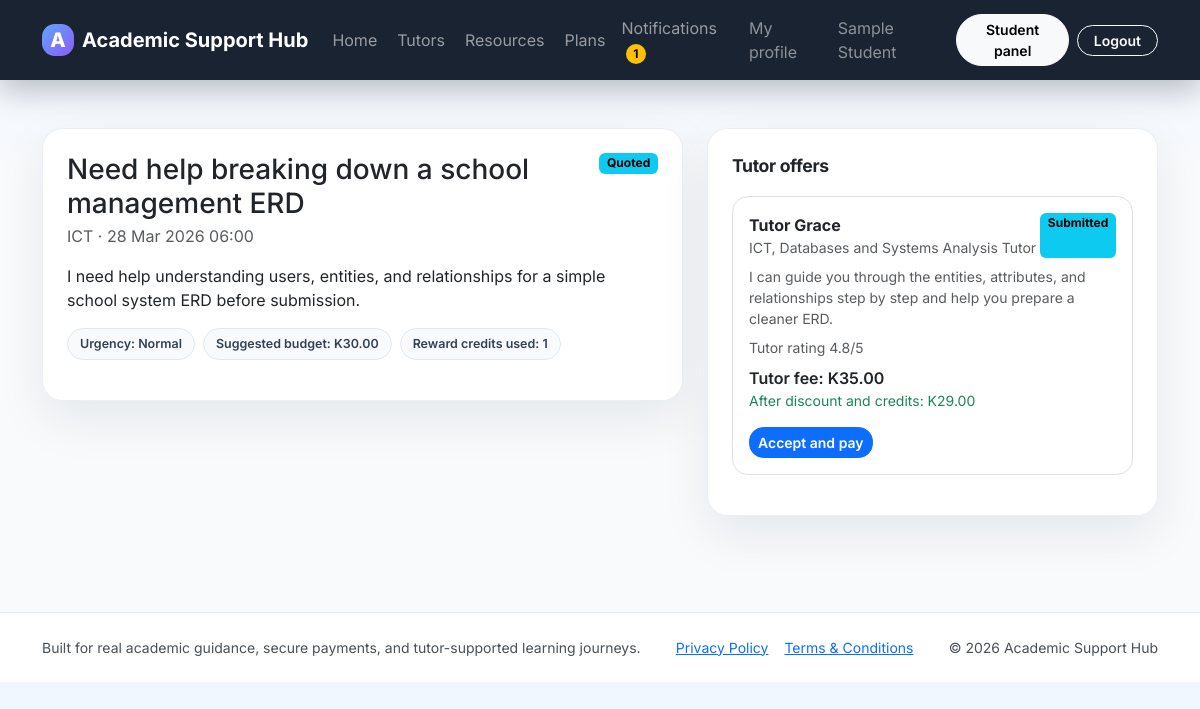
/student/request_view.php?id=1 (signed in), run on the app's committed database.
### tables this page shows
CREATE TABLE settings (
    id INT UNSIGNED AUTO_INCREMENT PRIMARY KEY,
    setting_key VARCHAR(100) NOT NULL UNIQUE,
    setting_value TEXT NOT NULL
);

CREATE TABLE users (
    id INT UNSIGNED AUTO_INCREMENT PRIMARY KEY,
    name VARCHAR(150) NOT NULL,
    email VARCHAR(190) NOT NULL UNIQUE,
    password VARCHAR(255) NOT NULL,
    role ENUM('admin','student','tutor') NOT NULL DEFAULT 'student',
    phone_number VARCHAR(25) NULL,
    university VARCHAR(190) NULL,
    bio TEXT NULL,
    avatar_path VARCHAR(255) NULL,
    created_at TIMESTAMP NOT NULL DEFAULT CURRENT_TIMESTAMP
);

CREATE TABLE help_requests (
    id INT UNSIGNED AUTO_INCREMENT PRIMARY KEY,
    student_id INT UNSIGNED NOT NULL,
    selected_tutor_id INT UNSIGNED NULL,
    accepted_offer_id INT UNSIGNED NULL,
    subject VARCHAR(100) NOT NULL,
    title VARCHAR(190) NOT NULL,
    details TEXT NOT NULL,
    urgency ENUM('normal','urgent') NOT NULL DEFAULT 'normal',
    suggested_budget DECIMAL(10,2) NOT NULL DEFAULT 0,
    reward_credits_to_use INT UNSIGNED NOT NULL DEFAULT 0,
    attachment_path VARCHAR(255) NULL,
    status ENUM('open','quoted','accepted','awaiting_payment','payment_pending','in_progress','completed','cancelled') NOT NULL DEFAULT 'open',
    created_at TIMESTAMP NOT NULL DEFAULT CURRENT_TIMESTAMP,
    CONSTRAINT fk_help_requests_student FOREIGN KEY (student_id) REFERENCES users(id) ON DELETE CASCADE,
    CONSTRAINT fk_help_requests_tutor FOREIGN KEY (selected_tutor_id) REFERENCES users(id) ON DELETE SET NULL
);

CREATE TABLE help_offers (
    id INT UNSIGNED AUTO_INCREMENT PRIMARY KEY,
    request_id INT UNSIGNED NOT NULL,
    tutor_id INT UNSIGNED NOT NULL,
    offered_amount DECIMAL(10,2) NOT NULL,
    message TEXT NOT NULL,
    status ENUM('submitted','accepted','rejected','withdrawn') NOT NULL DEFAULT 'submitted',
    created_at TIMESTAMP NOT NULL DEFAULT CURRENT_TIMESTAMP,
    CONSTRAINT fk_help_offers_request FOREIGN KEY (request_id) REFERENCES help_requests(id) ON DELETE CASCADE,
    CONSTRAINT fk_help_offers_tutor FOREIGN KEY (tutor_id) REFERENCES users(id) ON DELETE CASCADE
);

CREATE TABLE tutor_profiles (
    id INT UNSIGNED AUTO_INCREMENT PRIMARY KEY,
    user_id INT UNSIGNED NOT NULL UNIQUE,
    headline VARCHAR(190) NOT NULL,
    bio TEXT NOT NULL,
    subjects VARCHAR(255) NOT NULL,
    qualification_details TEXT NULL,
    starting_price DECIMAL(10,2) NOT NULL DEFAULT 25.00,
    min_offer_price DECIMAL(10,2) NOT NULL DEFAULT 15.00,
    rating_average DECIMAL(3,2) NOT NULL DEFAULT 0,
    total_reviews INT UNSIGNED NOT NULL DEFAULT 0,
    total_sessions INT UNSIGNED NOT NULL DEFAULT 0,
    is_verified TINYINT(1) NOT NULL DEFAULT 0,
    created_at TIMESTAMP NOT NULL DEFAULT CURRENT_TIMESTAMP,
    CONSTRAINT fk_tutor_profiles_user FOREIGN KEY (user_id) REFERENCES users(id) ON DELETE CASCADE
);

### includes/bootstrap.php (called while the page is built, shortened)
<?php
require_once __DIR__ . '/../config/config.php';
require_once __DIR__ . '/functions.php';
refresh_current_user();

### student/request_view.php (the view, shortened to what this page needs)
<?php
require_once __DIR__ . '/../includes/bootstrap.php';
$requestId = (int) ($_GET['id'] ?? 0);
$request = help_request_by_id($requestId);
$offersStmt = $pdo->prepare("SELECT ho.*, u.name AS tutor_name, tp.headline, tp.rating_average FROM help_offers ho INNER JOIN users u ON u.id = ho.tutor_id INNER JOIN tutor_profiles tp ON tp.user_id = ho.tutor_id WHERE ho.request_id = :request_id ORDER BY ho.id DESC"); $offersStmt->execute(['request_id'=>$requestId]); $offers = $offersStmt->fetchAll();
$session = session_by_request($requestId); $payment = payment_for_request($requestId); $messages=[]; $existingRating=0;
include __DIR__ . '/../includes/header.php';
?>
<div class="row g-4">
    <div class="col-lg-7">
        <div class="card card-soft p-4 mb-3">
            <div class="d-flex justify-content-between align-items-start gap-3"><div><h1 class="h3 mb-1"><?= e($request['title']) ?></h1><div class="text-muted mb-3"><?= e($request['subject']) ?> · <?= e(relative_time($request['created_at'])) ?></div></div><?= status_badge($request['status']) ?></div>
            <div class="mb-3"><?= nl2br(e($request['details'])) ?></div>
            <div class="d-flex flex-wrap gap-2 small text-muted mb-3"><span class="info-chip">Urgency: <?= e(ucfirst($request['urgency'])) ?></span><span class="info-chip">Suggested budget: <?= money($request['suggested_budget']) ?></span><span class="info-chip">Reward credits used: <?= (int)$request['reward_credits_to_use'] ?></span></div>
        </div>
    </div>
    <div class="col-lg-5">
        <div class="card card-soft p-4">
            <div class="section-title mb-3">Tutor offers</div>
            <?php if ($offers): foreach ($offers as $offer): $pricing = calculate_final_help_price((float)$offer['offered_amount'], (int)$user['id'], (int)$request['reward_credits_to_use']); ?>
                <div class="border rounded-4 p-3 mb-3">
                    <div class="d-flex justify-content-between"><div><strong><?= e($offer['tutor_name']) ?></strong><div class="small text-muted"><?= e($offer['headline']) ?></div></div><?= status_badge($offer['status']) ?></div>
                    <div class="small text-muted mt-2"><?= nl2br(e($offer['message'])) ?></div>
                    <div class="small text-muted mt-2">Tutor rating <?= number_format((float)$offer['rating_average'], 1) ?>/5</div>
                    <div class="fw-semibold mt-2">Tutor fee: <?= money($offer['offered_amount']) ?></div>
                    <div class="small text-success">After discount and credits: <?= money($pricing['final_price']) ?></div>
                    <?php if (in_array($request['status'], ['open','quoted'], true)): ?><form method="post" class="mt-3"><input type="hidden" name="csrf_token" value="<?= e(csrf_token()) ?>"><button class="btn btn-primary btn-sm" name="accept_offer_id" value="<?= (int)$offer['id'] ?>">Accept and pay</button></form><?php elseif ((int)$request['accepted_offer_id'] === (int)$offer['id'] && !$session): ?><a class="btn btn-primary btn-sm mt-3" href="<?= app_url('student/pay_offer.php?request_id=' . $requestId) ?>">Continue payment</a><?php endif; ?>
                </div>
            <?php endforeach; else: ?><div class="text-muted">No tutor offers yet. Verified tutors have been notified.</div><?php endif; ?>
        </div>
    </div>
</div>
<?php include __DIR__ . '/../includes/footer.php'; ?>

### includes/header.php (shortened to what this page needs)
<?php
$user = current_user();
$unreadCount = $user ? unread_notification_count((int) $user['id']) : 0;
$platformName = get_setting('platform_name', APP_NAME);
?>
<!doctype html>
<html lang="en">
<head>
    <link href="https://cdn.jsdelivr.net/npm/bootstrap@5.3.7/dist/css/bootstrap.min.css" rel="stylesheet">
    <link href="<?= app_url('assets/css/style.css') ?>" rel="stylesheet">
</head>
<body>
<nav class="navbar navbar-expand-lg navbar-dark glass-nav sticky-top">
    <div class="container">
        <a class="navbar-brand fw-bold d-flex align-items-center gap-2" href="<?= app_url() ?>">
            <span class="brand-mark">A</span>
            <span><?= e($platformName) ?></span>
        </a>
        <div class="collapse navbar-collapse" id="appNav">
            <ul class="navbar-nav me-auto mb-2 mb-lg-0 gap-lg-1">
                <li class="nav-item"><a class="nav-link" href="<?= app_url() ?>">Home</a></li>
                <li class="nav-item"><a class="nav-link" href="<?= app_url('tutors.php') ?>">Tutors</a></li>
                <li class="nav-item"><a class="nav-link" href="<?= app_url('resources.php') ?>">Resources</a></li>
                <li class="nav-item"><a class="nav-link" href="<?= app_url('pricing.php') ?>">Plans</a></li>
            </ul>
            <ul class="navbar-nav align-items-lg-center gap-lg-2">
                <?php if ($user): ?>
                    <li class="nav-item dropdown">
                        <a class="nav-link position-relative" href="#" data-bs-toggle="dropdown">Notifications<?php if ($unreadCount > 0): ?><span class="badge rounded-pill text-bg-warning ms-1"><?= (int) $unreadCount ?></span><?php endif; ?></a>
                    </li>
                    <li class="nav-item"><a class="nav-link text-white-50" href="<?= app_url('profile.php') ?>">My profile</a></li>
                    <li class="nav-item"><span class="nav-link text-white-50"><?= e($user['name']) ?></span></li>
                    <?php if ($user['role'] === 'admin'): ?>
                        <li class="nav-item"><a class="btn btn-light btn-sm rounded-pill px-3" href="<?= app_url('admin/dashboard.php') ?>">Admin</a></li>
                    <?php elseif ($user['role'] === 'tutor'): ?>
                        <li class="nav-item"><a class="btn btn-light btn-sm rounded-pill px-3" href="<?= app_url('tutor/dashboard.php') ?>">Tutor panel</a></li>
                    <?php else: ?>
                        <li class="nav-item"><a class="btn btn-light btn-sm rounded-pill px-3" href="<?= app_url('student/dashboard.php') ?>">Student panel</a></li>
                    <?php endif; ?>
                    <li class="nav-item"><a class="btn btn-outline-light btn-sm rounded-pill px-3" href="<?= app_url('logout.php') ?>">Logout</a></li>
                <?php else: ?>
                    <li class="nav-item"><a class="btn btn-outline-light btn-sm rounded-pill px-3" href="<?= app_url('login.php') ?>">Login</a></li>
                    <li class="nav-item"><a class="btn btn-warning btn-sm rounded-pill px-3" href="<?= app_url('register.php') ?>">Create account</a></li>
                <?php endif; ?>
            </ul>
        </div>
    </div>
</nav>
<main class="py-4 py-lg-5">
    <div class="container">

### includes/functions.php (shortened to what this page needs)
<?php
function app_url(string $path = ''): string
{
    $path = ltrim($path, '/');
    return BASE_URL . ($path !== '' ? '/' . $path : '');
}
function e(mixed $value): string
{
    return htmlspecialchars((string) $value, ENT_QUOTES, 'UTF-8');
}
function current_user(): ?array
{
    return $_SESSION['user'] ?? null;
}
function refresh_current_user(): void
{
    global $pdo;
    $stmt = $pdo->prepare('SELECT * FROM users WHERE id = :id LIMIT 1');
    $stmt->execute(['id' => (int) $_SESSION['user']['id']]);
}
function get_setting(string $key, string $default = ''): string
{
    global $pdo;
    $stmt = $pdo->prepare('SELECT setting_value FROM settings WHERE setting_key = :setting_key LIMIT 1');
    $stmt->execute(['setting_key' => $key]);
    $row = $stmt->fetch();
    return (string) ($row['setting_value'] ?? $default);
}
function money(float|string|int $amount): string { return 'K' . number_format((float) $amount, 2); }
function status_badge(string $status): string
{
    $map = [
        'open' => 'warning', 'quoted' => 'info', 'accepted' => 'primary', 'awaiting_payment' => 'warning',
        'payment_pending' => 'warning', 'paid' => 'success', 'in_progress' => 'primary', 'completed' => 'success',
        'cancelled' => 'secondary', 'held' => 'warning', 'released' => 'success', 'pending' => 'warning',
        'requested' => 'warning', 'approved' => 'success', 'rejected' => 'danger', 'active' => 'success',
        'expired' => 'secondary', 'verified' => 'success', 'failed' => 'danger', 'submitted' => 'info'
    ];
    $class = $map[$status] ?? 'secondary';
    return '<span class="badge text-bg-' . $class . '">' . e(ucwords(str_replace('_', ' ', $status))) . '</span>';
}
function scalar_value(string $sql, array $params = []): mixed
{
    global $pdo; $stmt = $pdo->prepare($sql); $stmt->execute($params); return $stmt->fetchColumn();
}
function count_value(string $sql, array $params = []): int { return (int) scalar_value($sql, $params); }
function current_subscription(int $userId): ?array
{
    global $pdo;
    $stmt = $pdo->prepare("SELECT us.*, sp.name AS plan_name, sp.monthly_price, sp.help_discount_percent, sp.monthly_help_credits FROM user_subscriptions us INNER JOIN subscription_plans sp ON sp.id = us.plan_id WHERE us.user_id = :user_id AND us.status = 'active' AND us.ends_at >= NOW() ORDER BY us.ends_at DESC LIMIT 1");
    $stmt->execute(['user_id' => $userId]);
    return $stmt->fetch() ?: null;
}
function student_discount_percent(int $userId): float { $subscription = current_subscription($userId); return $subscription ? (float) $subscription['help_discount_percent'] : 0.0; }
function calculate_final_help_price(float $basePrice, int $studentId, int $rewardCreditsToUse = 0): array
{
    $discountPercent = student_discount_percent($studentId);
    $discountAmount = ($basePrice * $discountPercent) / 100;
    $creditValue = max(0, $rewardCreditsToUse) * 2.5;
    $final = max(0, $basePrice - $discountAmount - $creditValue);
    return ['base_price'=>round($basePrice,2),'discount_percent'=>round($discountPercent,2),'discount_amount'=>round($discountAmount,2),'reward_credit_value'=>round($creditValue,2),'final_price'=>round($final,2)];
}
function unread_notification_count(int $userId): int { return count_value('SELECT COUNT(*) FROM notifications WHERE user_id = :user_id AND is_read = 0',['user_id'=>$userId]); }
function help_request_by_id(int $requestId): ?array { global $pdo; $stmt=$pdo->prepare("SELECT hr.*, u.name AS student_name FROM help_requests hr INNER JOIN users u ON u.id = hr.student_id WHERE hr.id = :id LIMIT 1"); $stmt->execute(['id'=>$requestId]); return $stmt->fetch() ?: null; }
function relative_time(?string $datetime): string
{
    if (!$datetime) return ''; $date = new DateTimeImmutable($datetime); $now = new DateTimeImmutable(); $diff = $now->getTimestamp() - $date->getTimestamp();
    return $date->format('d M Y H:i');
}

### includes/footer.php (shortened to what this page needs)
    </div>
</main>
<footer class="footer-shell mt-5">
    <div class="container d-flex flex-column flex-md-row justify-content-between gap-3 small text-light-emphasis">
        <div>Built for real academic guidance, secure payments, and tutor-supported learning journeys.</div>
        <div class="d-flex flex-wrap gap-3"><a href="<?= app_url('privacy_policy.php') ?>">Privacy Policy</a><a href="<?= app_url('terms.php') ?>">Terms &amp; Conditions</a></div>
        <div>&copy; <?= date('Y') ?> <?= e(get_setting('platform_name', APP_NAME)) ?></div>
    </div>
</footer>
</body>
</html>

### assets/css/style.css (style rules this page uses)
:root { --bg:#081120;--surface:#ffffff;--muted:#64748b;--line:#e2e8f0;--brand:#2563eb;--brand-2:#8b5cf6;--success:#10b981;--warning:#f59e0b;--shadow:0 18px 50px rgba(15,23,42,.08); }
* { box-sizing:border-box }
body { font-family:Inter,system-ui,-apple-system,sans-serif;background:linear-gradient(180deg,#eff6ff 0%,#f8fafc 25%,#f8fafc 100%);color:#0f172a }
.glass-nav { background:rgba(8,17,32,.92);backdrop-filter:blur(14px);box-shadow:0 10px 30px rgba(2,6,23,.25) }
.brand-mark { display:inline-grid;place-items:center;width:2rem;height:2rem;border-radius:.8rem;background:linear-gradient(135deg,#60a5fa,#8b5cf6);font-weight:800 }
.card-soft,.metric-card,.pricing-card { border:1px solid rgba(226,232,240,.7);background:rgba(255,255,255,.92);backdrop-filter:blur(10px);border-radius:1.3rem;box-shadow:var(--shadow) }
.section-title { font-size:1.1rem;font-weight:700;letter-spacing:-.02em }
.footer-shell { padding:1.5rem 0;background:#fff;border-top:1px solid rgba(226,232,240,.8) }
.info-chip { border-radius:999px;background:#f8fafc;border:1px solid #e2e8f0;color:#334155;padding:.35rem .75rem;font-size:.78rem;font-weight:600 }
.btn { border-radius:.9rem;font-weight:600 }

### data on the page
settings: setting_value "Academic Support Hub"
users: name "Sample Student"
help_requests: title "Need help breaking down a school management ERD", subject "ICT", created_at "28 Mar 2026 06:00", status "Quoted", details "I need help understanding users, entities, and relationships for a simple school system ERD before submission.", urgency "Normal", suggested_budget "K30.00", reward_credits_to_use "1"
help_offers: tutor.name "Tutor Grace", tutor_profiles.headline "ICT, Databases and Systems Analysis Tutor", status "Submitted", message "I can guide you through the entities, attributes, and relationships step by step and help you prepare a cleaner ERD.", tutor_profiles.rating_average "4.8", offered_amount "K35.00", final_price "K29.00", $offer['id'] 1 (drawn)

### other printed values
$unreadCount "1"
